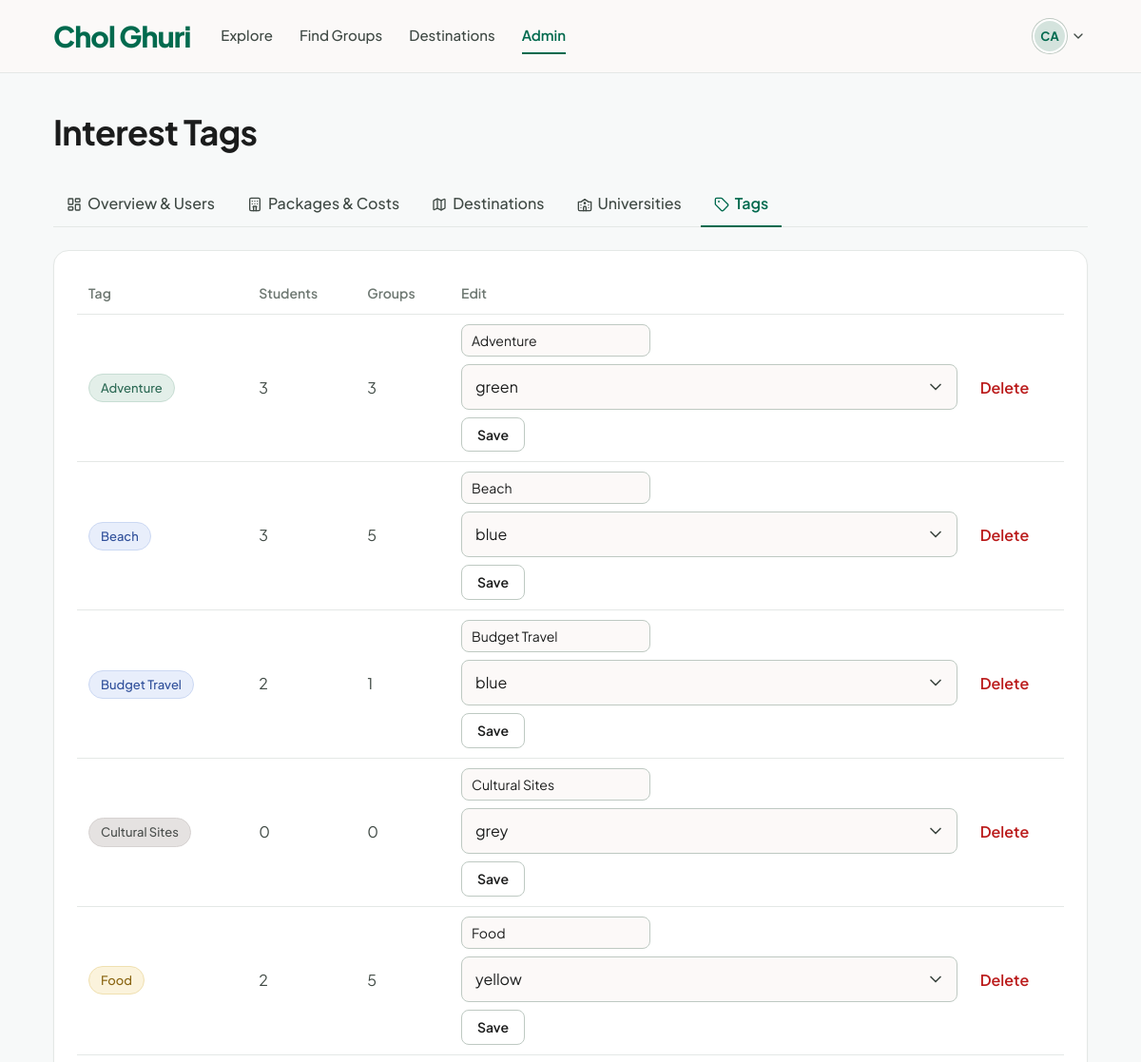
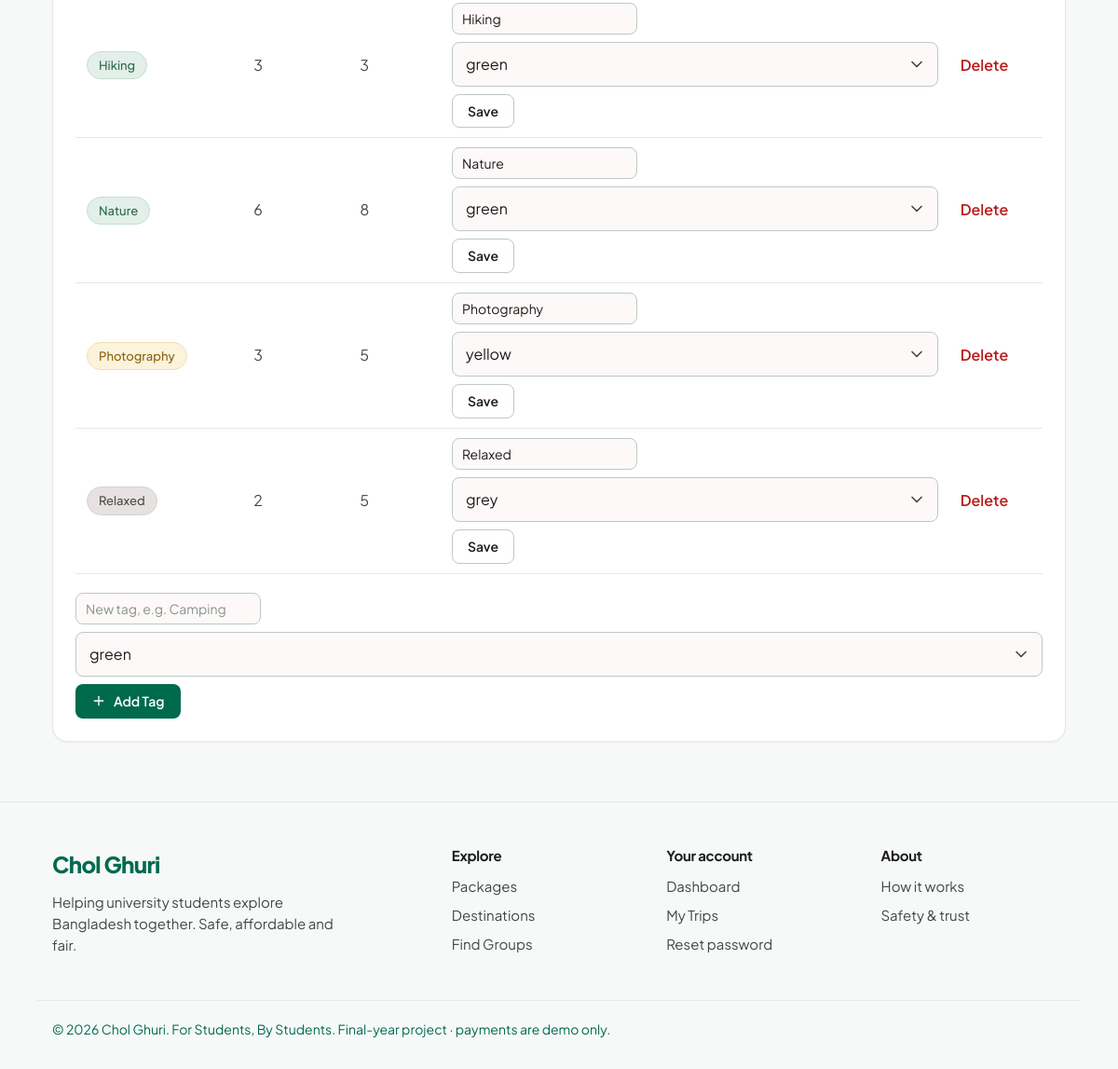
Page /admin/tags.php (signed in) on the committed database (2 pictures, top to bottom).
### tables this page shows
CREATE TABLE users (
    id                     INT AUTO_INCREMENT PRIMARY KEY,
    university_id          INT          NULL,              
    full_name              VARCHAR(100) NOT NULL,
    email                  VARCHAR(150) NOT NULL UNIQUE,
    password_hash          VARCHAR(255) NOT NULL,
    role                   ENUM('student','admin') NOT NULL DEFAULT 'student',
    email_verified_at      DATETIME NULL,                  
    verify_token_hash      CHAR(64) NULL,
    verify_token_expires   DATETIME NULL,
    verify_sent_at         DATETIME NULL,
    reset_token_hash       CHAR(64) NULL,
    reset_token_expires    DATETIME NULL,
    remember_token_hash    CHAR(64) NULL,
    remember_token_expires DATETIME NULL,
    is_blocked             TINYINT(1) NOT NULL DEFAULT 0,
    last_login_at          DATETIME NULL,
    created_at             TIMESTAMP NOT NULL DEFAULT CURRENT_TIMESTAMP,

    INDEX (verify_token_hash),
    INDEX (reset_token_hash),
    INDEX (remember_token_hash),
    FOREIGN KEY (university_id) REFERENCES universities(id) ON DELETE SET NULL
);

CREATE TABLE tags (
    id     INT AUTO_INCREMENT PRIMARY KEY,
    name   VARCHAR(50) NOT NULL UNIQUE,
    color  ENUM('green','blue','yellow','grey') NOT NULL DEFAULT 'green'
);

### config/database.php (called while the page is built, shortened)
<?php
function db(): PDO
{
    static $pdo = null;
    if ($pdo === null) {
        $dsn = 'mysql:host=' . DB_HOST . ';dbname=' . DB_NAME . ';charset=' . DB_CHARSET;
        $options = [
            PDO::ATTR_ERRMODE            => PDO::ERRMODE_EXCEPTION,
            PDO::ATTR_DEFAULT_FETCH_MODE => PDO::FETCH_ASSOC,
            PDO::ATTR_EMULATE_PREPARES   => false,
        ];
        $pdo = new PDO($dsn, DB_USER, DB_PASS, $options);
        $pdo->exec("SET time_zone = '+06:00'");
    }
    return $pdo;
}

### includes/users.php (called while the page is built, shortened)
<?php
function find_user_by_id(int $id): ?array
{
    $stmt = db()->prepare(
        'SELECT u.*, un.name AS university_name, un.short_name AS university_short, un.email_domain AS university_domain,
                p.gender, p.phone, p.city, p.bio, p.profile_photo, p.budget_min, p.budget_max,
                p.group_size_min, p.group_size_max, p.trip_type_pref, p.accommodation_pref, p.show_profile
         FROM users u
         LEFT JOIN universities un    ON un.id = u.university_id
         LEFT JOIN student_profiles p ON p.user_id = u.id
         WHERE u.id = ?'
    );
    $stmt->execute([$id]);
    return $stmt->fetch() ?: null;
}

### includes/auth.php (called while the page is built, shortened)
<?php
function current_user(): ?array
{
    static $user = false;
    if ($user === false) {
        $user = null;
        if (!empty($_SESSION['user_id'])) {
            $user = find_user_by_id((int) $_SESSION['user_id']);
        }
    }
    return $user;
}
function require_login(): array
{
    $user = current_user();
    return $user;
}
function require_admin(): array
{
    $user = require_login();
    return $user;
}

### admin/tags.php (the view, shortened to what this page needs)
<?php
require_once __DIR__ . '/../includes/admin.php';
require_admin();
$colors = ['green', 'blue', 'yellow', 'grey'];
$tags = db()->query(
    'SELECT t.*, (SELECT COUNT(*) FROM user_tags ut WHERE ut.tag_id = t.id) AS users,
            (SELECT COUNT(*) FROM group_tags gt WHERE gt.tag_id = t.id) AS `groups`
     FROM tags t ORDER BY t.name'
)->fetchAll();
require_once __DIR__ . '/../includes/header.php';
?>
<div class="container">
    <div class="page-head"><h1>Interest Tags</h1></div>
    <?= admin_nav('tags.php') ?>
    <section class="card">
        <div class="table-wrap">
            <table class="table">
                <thead><tr><th>Tag</th><th>Students</th><th>Groups</th><th>Edit</th><th></th></tr></thead>
                <tbody>
                <?php foreach ($tags as $t): ?>
                    <tr>
                        <td><span class="tag tag-<?= e($t['color']) ?>"><?= e($t['name']) ?></span></td>
                        <td><?= (int) $t['users'] ?></td>
                        <td><?= (int) $t['groups'] ?></td>
                        <td>
                            <form method="post" class="inline-form">
                                <input class="input input-sm" name="name" value="<?= e($t['name']) ?>" aria-label="Tag name">
                                <select class="input input-sm" name="color" aria-label="Colour"><?php foreach ($colors as $c): ?><option <?= $t['color'] === $c ? 'selected' : '' ?>><?= $c ?></option><?php endforeach; ?></select>
                                <button class="btn btn-light btn-sm" type="submit">Save</button>
                            </form>
                        </td>
                        <td><form method="post" data-confirm="Delete the tag <?= e($t['name']) ?>?"><button class="link-button text-danger" name="action" value="delete">Delete</button></form></td>
                    </tr>
                <?php endforeach; ?>
                </tbody>
            </table>
        </div>
        <form method="post" class="inline-form" style="margin-top:20px">
            <input class="input input-sm" name="name" placeholder="New tag, e.g. Camping" aria-label="New tag name">
            <select class="input input-sm" name="color" aria-label="Colour"><?php foreach ($colors as $c): ?><option><?= $c ?></option><?php endforeach; ?></select>
            <button class="btn btn-primary btn-sm" type="submit"><?= icon('plus', 'icon-sm') ?> Add Tag</button>
        </form>
    </section>
</div>
<?php require_once __DIR__ . '/../includes/footer.php'; ?>

### includes/functions.php (shortened to what this page needs)
<?php
function e(?string $text): string
{
    return htmlspecialchars($text ?? '', ENT_QUOTES, 'UTF-8');
}
function icon(string $name, string $class = ''): string
{
    static $cache = [];
    if (!isset($cache[$name])) {
        $file = __DIR__ . '/../assets/icons/' . basename($name) . '.svg';
        $svg  = is_file($file) ? file_get_contents($file) : '';
        $svg  = trim(preg_replace('//s', '', $svg));
        $svg  = preg_replace_callback('/^<svg[^>]*>/', function ($m) {
            return preg_replace('/\s(width|height|class)="[^"]*"/', '', $m[0]);
        }, $svg);
        $cache[$name] = $svg;
    }
    $classes = trim('icon ' . $class);
    return str_replace('<svg', '<svg class="' . e($classes) . '" aria-hidden="true"', $cache[$name]);
}
function initials(string $name): string
{
    $parts = preg_split('/\s+/', trim($name));
    $first = mb_substr($parts[0] ?? '', 0, 1);
    $last  = count($parts) > 1 ? mb_substr(end($parts), 0, 1) : '';
    return mb_strtoupper($first . $last);
}
function avatar(?string $photo, string $name, string $size = 'md'): string
{
    return '<span class="avatar avatar-' . e($size) . ' avatar-initials" aria-label="' . e($name) . '">' . e(initials($name)) . '</span>';
}

### assets/css/style.css (style rules this page uses)
:root { --primary: #006a4e; --primary-dark: #00523c; --primary-tint: #e5f0ed; --primary-tint-2: #ebf1ef; --primary-tint-3: #d4e3dd; --mint: #9ef4d0; --accent: #f47321; --accent-dark: #d95f10; --accent-tint: #fff1e8; --text: #1b1c1c; --text-body: #3f4944; --text-muted: #6f7973; --bg: #f7f9f9; --bg-warm: #fbf9f8; --surface: #ffffff; --input-bg: #fcf9f8; --grey-chip: #e5e2e1; --grey-card: #efeded; --border: #e4e8e6; --border-strong: #bec9c2; --error: #93000a; --error-strong: #ba1a1a; --error-bg: #ffdad6; --success: #006a4e; --radius-sm: 8px; --radius: 12px; --radius-lg: 16px; --shadow-sm: 0 1px 2px rgba(16, 24, 20, 0.05); --shadow: 0 1px 3px rgba(16, 24, 20, 0.06), 0 4px 16px rgba(16, 24, 20, 0.04); --shadow-lg: 0 10px 40px rgba(16, 24, 20, 0.08); --font: "Taka", "Plus Jakarta Sans", "Segoe UI", system-ui, -apple-system, sans-serif; --container: 1120px; }
*, *::before, *::after { box-sizing: border-box; }
html { -webkit-text-size-adjust: 100%; }
body { margin: 0; font-family: var(--font); font-size: 16px; line-height: 1.55; color: var(--text-body); background: var(--bg); display: flex; flex-direction: column; min-height: 100vh; -webkit-font-smoothing: antialiased; }
h1, h2, h3, h4 { color: var(--text); line-height: 1.2; margin: 0 0 0.5em; letter-spacing: -0.02em; }
h1 { font-size: 2rem; font-weight: 700; }
.icon { width: 20px; height: 20px; flex-shrink: 0; vertical-align: middle; }
.icon-sm { width: 16px; height: 16px; }
.container { width: 100%; max-width: var(--container); margin: 0 auto; padding: 0 16px; }
.card { background: var(--surface); border: 1px solid var(--border); border-radius: var(--radius-lg); box-shadow: var(--shadow-sm); padding: 24px; }
.page-head { margin-bottom: 32px; }
.page-head h1 { font-size: 2.25rem; margin-bottom: 8px; }
.btn { display: inline-flex; align-items: center; justify-content: center; gap: 8px; padding: 12px 22px; border-radius: var(--radius-sm); border: 1px solid transparent; font-family: inherit; font-size: 0.9375rem; font-weight: 600; line-height: 1.2; cursor: pointer; text-decoration: none; transition: background-color .15s, border-color .15s, color .15s, box-shadow .15s; white-space: nowrap; }
.btn-primary { background: var(--primary); color: #fff; }
.btn-light { background: var(--surface); color: var(--text); border-color: var(--border-strong); }
.btn-sm { padding: 9px 16px; font-size: 0.875rem; }
.input, select.input, textarea.input { width: 100%; font-family: inherit; font-size: 1rem; color: var(--text); background: var(--input-bg); border: 1px solid var(--border-strong); border-radius: var(--radius-sm); padding: 12px 14px; transition: border-color .15s, box-shadow .15s; }
.input::placeholder { color: #8a938e; }
select.input { appearance: none; background-repeat: no-repeat; background-position: right 12px center; padding-right: 40px; }
.tag { display: inline-block; padding: 4px 12px; border-radius: 999px; font-size: 0.8125rem; font-weight: 500; border: 1px solid transparent; }
.tag-green { background: #e3efe9; border-color: #c7ddd3; color: #2d6a55; }
.tag-blue { background: #e8eefb; border-color: #cbd8f3; color: #2f4f9a; }
.tag-yellow { background: #fbf3dc; border-color: #f0e0b0; color: #8a6511; }
.tag-grey { background: var(--grey-chip); border-color: #d6d2d1; color: #4b4f4d; }
.avatar { border-radius: 50%; object-fit: cover; flex-shrink: 0; display: inline-flex; align-items: center; justify-content: center; }
.avatar-initials { background: var(--primary-tint-3); color: var(--primary); font-weight: 700; }
.avatar-sm { width: 36px; height: 36px; font-size: 0.8125rem; }
.user-menu summary .avatar { border: 2px solid var(--surface); box-shadow: 0 0 0 1px var(--border-strong); }
.link-button { background: none; border: 0; padding: 0; font: inherit; font-weight: 600; color: var(--primary); cursor: pointer; }
.table { width: 100%; border-collapse: collapse; }
.table th, .table td { text-align: left; padding: 10px 12px; border-bottom: 1px solid var(--border); }
.table th { color: var(--text-muted); font-weight: 600; font-size: 0.875rem; }
.text-danger { color: var(--error-strong); }
.table-wrap { overflow-x: auto; }
.table tbody tr:last-child td { border-bottom: 1px solid var(--border); }
.input-sm { padding: 7px 10px; font-size: 0.875rem; width: auto; }
.inline-form { display: flex; gap: 8px; align-items: center; flex-wrap: wrap; margin: 0; }
.input { min-width: 0; }

### rows in the picture
users: full_name "CA"
tags: name "Adventure", users "3", groups "3", color "green"
tags: name "Beach", users "3", groups "5", color "blue"
tags: name "Budget Travel", users "2", groups "1", color "blue"
tags: name "Cultural Sites", users "0", groups "0", color "grey"
tags: name "Food", users "2", groups "5", color "yellow"
tags: name "Hiking", users "3", groups "3", color "green"
tags: name "Nature", users "6", groups "8", color "green"
tags: name "Photography", users "3", groups "5", color "yellow"
tags: name "Relaxed", users "2", groups "5", color "grey"

### other values in the picture
APP_NAME "Chol Ghuri"
$label "Explore"
$label "Find Groups"
$label "Destinations"
$label "Admin"
$label "Overview & Users"
$label "Packages & Costs"
$label "Universities"
$label "Tags"
form field color "green"
